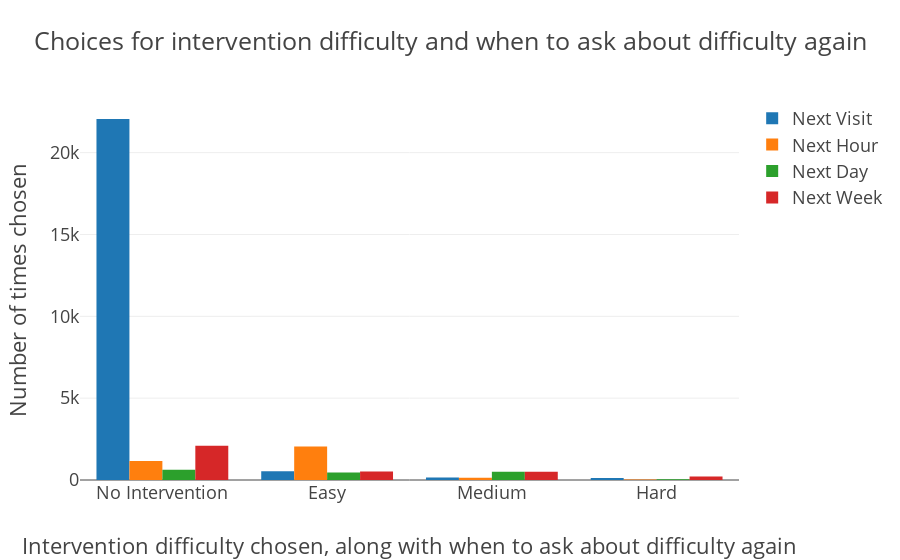

Source (notebook cell):
### Code cell
# noexport

plot_survey_choice_to_difficulty_choice_counts()

### Figure 1 — Plotly figure (JSON) as saved in the notebook; plotly's stock layout.template omitted (floating-point values rounded to 4 significant figures)
{"data": [{"name": "Next Visit", "type": "bar", "uid": "e4960797-72c8-46e9-a1c4-f0282e2788d5", "x": ["No Intervention", "Easy", "Medium", "Hard"], "y": [22057, 535, 155, 125]}, {"name": "Next Hour", "type": "bar", "uid": "a188dfcb-e955-410b-832f-984a0f4b6f6e", "x": ["Easy", "No Intervention", "Medium", "Hard"], "y": [2054, 1158, 132, 36]}, {"name": "Next Day", "type": "bar", "uid": "14117624-e6cc-4edc-b30e-56c506652420", "x": ["No Intervention", "Medium", "Easy", "Hard"], "y": [630, 508, 464, 45]}, {"name": "Next Week", "type": "bar", "uid": "0564b97a-8190-4af7-9511-7d16f3c7b87e", "x": ["No Intervention", "Easy", "Medium", "Hard"], "y": [2089, 524, 507, 221]}], "layout": {"font": {"size": 18}, "title": {"text": "Choices for intervention difficulty and when to ask about difficulty again"}, "xaxis": {"title": {"text": "Intervention difficulty chosen, along with when to ask about difficulty again"}}, "yaxis": {"title": {"text": "Number of times chosen"}}}}
